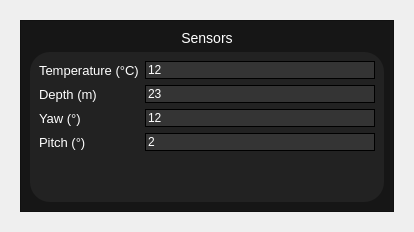
<?xml version="1.0" encoding="UTF-8"?>
<ui version="4.0">
 <class>Form</class>
 <widget class="QWidget" name="Form">
  <property name="geometry">
   <rect>
    <x>0</x>
    <y>0</y>
    <width>414</width>
    <height>232</height>
   </rect>
  </property>
  <property name="sizePolicy">
   <sizepolicy hsizetype="Ignored" vsizetype="Expanding">
    <horstretch>0</horstretch>
    <verstretch>0</verstretch>
   </sizepolicy>
  </property>
  <property name="windowTitle">
   <string>Form</string>
  </property>
  <layout class="QVBoxLayout" name="verticalLayout_4">
   <item>
    <widget class="QWidget" name="cpanel_sensors_widget" native="true">
     <layout class="QVBoxLayout" name="verticalLayout_3">
      <item>
       <widget class="QFrame" name="cpanel_sensors">
        <property name="styleSheet">
         <string notr="true">QFrame#cpanel_sensors{
background-color:	rgba(22,22,22,255);
}</string>
        </property>
        <property name="frameShape">
         <enum>QFrame::StyledPanel</enum>
        </property>
        <property name="frameShadow">
         <enum>QFrame::Raised</enum>
        </property>
        <layout class="QVBoxLayout" name="verticalLayout_2">
         <item>
          <widget class="QLabel" name="cpanel_label_sensors">
           <property name="sizePolicy">
            <sizepolicy hsizetype="Preferred" vsizetype="Fixed">
             <horstretch>0</horstretch>
             <verstretch>0</verstretch>
            </sizepolicy>
           </property>
           <property name="styleSheet">
            <string notr="true">color:White;
font-size: 14px;</string>
           </property>
           <property name="text">
            <string>Sensors</string>
           </property>
           <property name="alignment">
            <set>Qt::AlignCenter</set>
           </property>
          </widget>
         </item>
         <item>
          <widget class="QFrame" name="cpanel_frame_sensors">
           <property name="styleSheet">
            <string notr="true">QFrame#cpanel_frame_sensors {
background-color: rgba(34,34,34,255);
border-radius: 20px;
}
QLineEdit{
background-color: rgba(52,52,52,255);
border: 1px solid black;
color: White;
}

QLabel{
color: White;
font-size: 13px;
}</string>
           </property>
           <property name="frameShape">
            <enum>QFrame::StyledPanel</enum>
           </property>
           <property name="frameShadow">
            <enum>QFrame::Raised</enum>
           </property>
           <layout class="QVBoxLayout" name="verticalLayout">
            <property name="bottomMargin">
             <number>11</number>
            </property>
            <item>
             <layout class="QGridLayout" name="gridLayout">
              <item row="2" column="1">
               <widget class="QLineEdit" name="cpanel_ledit_yaw">
                <property name="styleSheet">
                 <string notr="true"/>
                </property>
                <property name="text">
                 <string>12</string>
                </property>
                <property name="readOnly">
                 <bool>true</bool>
                </property>
               </widget>
              </item>
              <item row="1" column="1">
               <widget class="QLineEdit" name="cpanel_ledit_depth">
                <property name="styleSheet">
                 <string notr="true"/>
                </property>
                <property name="text">
                 <string>23</string>
                </property>
                <property name="readOnly">
                 <bool>true</bool>
                </property>
               </widget>
              </item>
              <item row="0" column="0">
               <widget class="QLabel" name="cpanel_label_temperature">
                <property name="sizePolicy">
                 <sizepolicy hsizetype="Fixed" vsizetype="Ignored">
                  <horstretch>0</horstretch>
                  <verstretch>0</verstretch>
                 </sizepolicy>
                </property>
                <property name="styleSheet">
                 <string notr="true"/>
                </property>
                <property name="text">
                 <string>Temperature (°C)</string>
                </property>
               </widget>
              </item>
              <item row="0" column="1">
               <widget class="QLineEdit" name="cpanel_ledit_temperature">
                <property name="sizePolicy">
                 <sizepolicy hsizetype="Expanding" vsizetype="Fixed">
                  <horstretch>0</horstretch>
                  <verstretch>0</verstretch>
                 </sizepolicy>
                </property>
                <property name="styleSheet">
                 <string notr="true"/>
                </property>
                <property name="text">
                 <string>12</string>
                </property>
                <property name="readOnly">
                 <bool>true</bool>
                </property>
               </widget>
              </item>
              <item row="3" column="1">
               <widget class="QLineEdit" name="cpanel_ledit_pitch">
                <property name="styleSheet">
                 <string notr="true"/>
                </property>
                <property name="text">
                 <string>2</string>
                </property>
                <property name="readOnly">
                 <bool>true</bool>
                </property>
               </widget>
              </item>
              <item row="1" column="0">
               <widget class="QLabel" name="cpanel_label_depth">
                <property name="sizePolicy">
                 <sizepolicy hsizetype="Fixed" vsizetype="Ignored">
                  <horstretch>0</horstretch>
                  <verstretch>0</verstretch>
                 </sizepolicy>
                </property>
                <property name="styleSheet">
                 <string notr="true"/>
                </property>
                <property name="text">
                 <string>Depth (m)</string>
                </property>
               </widget>
              </item>
              <item row="2" column="0">
               <widget class="QLabel" name="cpanel_label_yaw">
                <property name="sizePolicy">
                 <sizepolicy hsizetype="Fixed" vsizetype="Ignored">
                  <horstretch>0</horstretch>
                  <verstretch>0</verstretch>
                 </sizepolicy>
                </property>
                <property name="styleSheet">
                 <string notr="true"/>
                </property>
                <property name="text">
                 <string>Yaw (°)</string>
                </property>
               </widget>
              </item>
              <item row="3" column="0">
               <widget class="QLabel" name="cpanel_label_depth_pitch">
                <property name="sizePolicy">
                 <sizepolicy hsizetype="Fixed" vsizetype="Ignored">
                  <horstretch>0</horstretch>
                  <verstretch>0</verstretch>
                 </sizepolicy>
                </property>
                <property name="styleSheet">
                 <string notr="true"/>
                </property>
                <property name="text">
                 <string>Pitch (°)</string>
                </property>
               </widget>
              </item>
             </layout>
            </item>
            <item>
             <spacer name="verticalSpacer">
              <property name="orientation">
               <enum>Qt::Vertical</enum>
              </property>
              <property name="sizeHint" stdset="0">
               <size>
                <width>20</width>
                <height>40</height>
               </size>
              </property>
             </spacer>
            </item>
           </layout>
          </widget>
         </item>
        </layout>
       </widget>
      </item>
     </layout>
    </widget>
   </item>
  </layout>
 </widget>
 <resources/>
 <connections/>
</ui>
